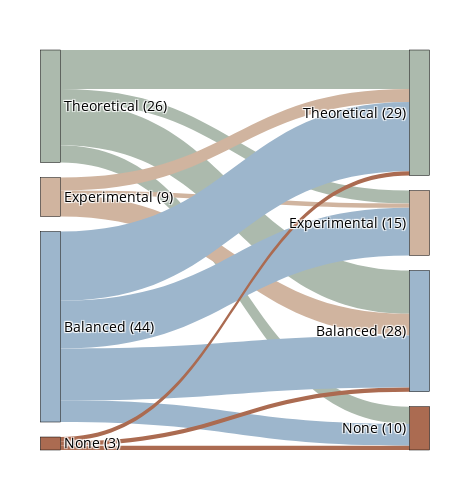

The code cell stored with this chart in its notebook:
### Code cell
# Create the Sankey diagram
fig = go.Figure(data=[go.Sankey(arrangement = 'snap', node=nodes, link=links)],
                 layout=layout)


fig.update_traces(textfont=dict(color='black'))
fig.write_image('outputs/sankey/ReasoningLevel.png', scale = 10)

#Show the diagram
fig.show()

### Figure 1 — Plotly figure (JSON) as saved in the notebook; plotly's stock layout.template omitted (floating-point values rounded to 4 significant figures)
{"data": [{"arrangement": "snap", "link": {"color": ["#ACBAAD", "#ACBAAD", "#ACBAAD", "#ACBAAD", "#D0B49F", "#D0B49F", "#D0B49F", "#D0B49F", "#9DB6CC", "#9DB6CC", "#9DB6CC", "#9DB6CC", "#ab6b51", "#ab6b51", "#ab6b51", "#ab6b51"], "source": [0, 0, 0, 0, 1, 1, 1, 1, 2, 2, 2, 2, 3, 3, 3, 3], "target": [4, 5, 6, 7, 4, 5, 6, 7, 4, 5, 6, 7, 4, 5, 6, 7], "value": [9, 3, 10, 4, 3, 1, 5, 0, 16, 11, 12, 5, 1, 0, 1, 1]}, "node": {"color": ["#ACBAAD", "#D0B49F", "#9DB6CC", "#ab6b51", "#ACBAAD", "#D0B49F", "#9DB6CC", "#ab6b51"], "label": ["Theoretical (26)", "Experimental (9)", "Balanced (44)", "None (3)", "Theoretical (29)", "Experimental (15)", "Balanced (28)", "None (10)"], "line": {"color": "black", "width": 0.5}, "pad": 15, "thickness": 20, "x": [0.001, 0.001, 0.001, 0.001, 0.999, 0.999, 0.999, 0.999], "y": [0.001, 0.2632, 0.5614, 0.6667, 0.001, 0.2632, 0.4561, 0.7544]}, "textfont": {"color": "black"}, "type": "sankey"}], "layout": {"font": {"size": 14}, "height": 500, "margin": {"b": 50, "l": 50, "r": 50, "t": 50}, "paper_bgcolor": "white", "plot_bgcolor": "white", "width": 470}}
